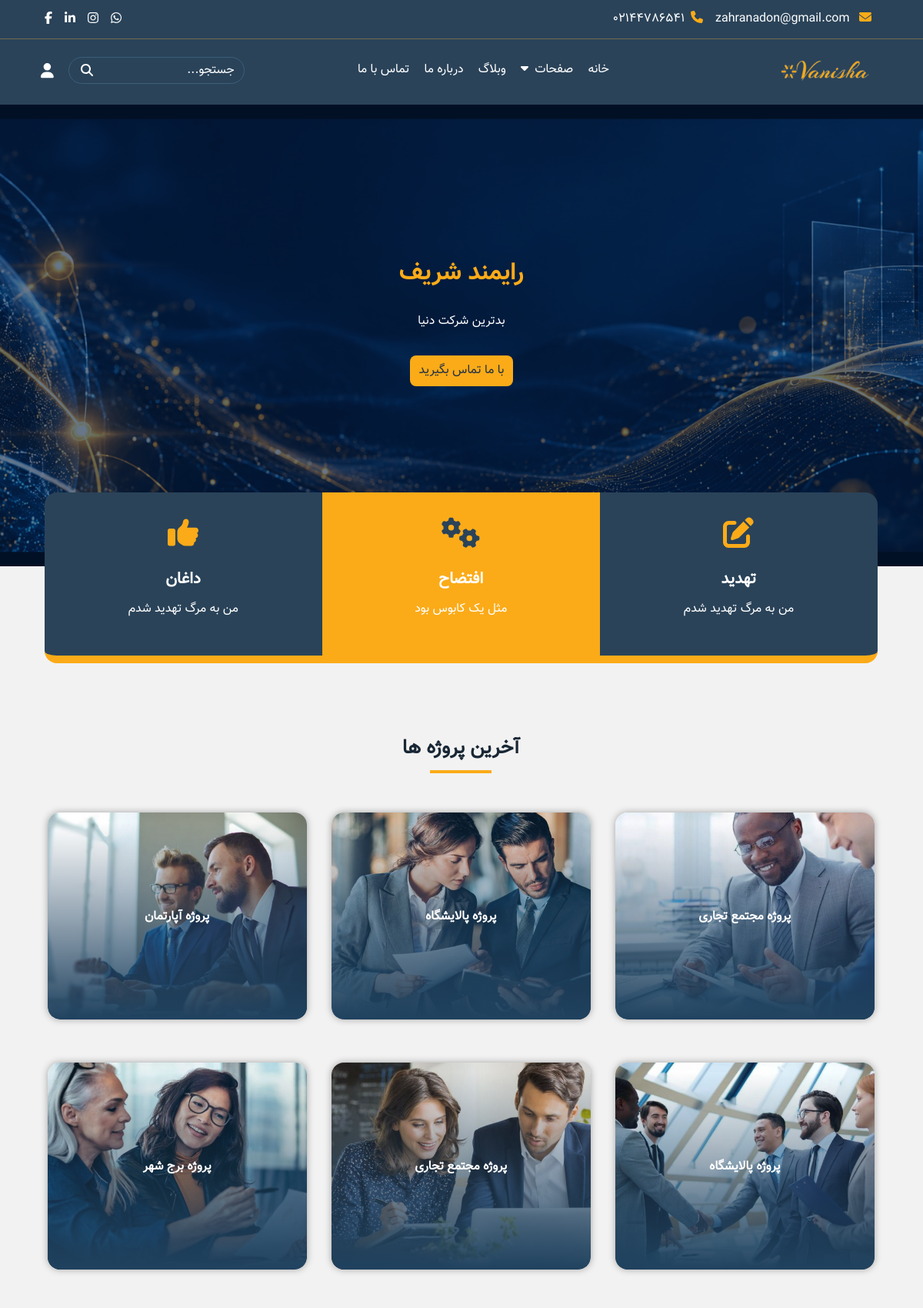
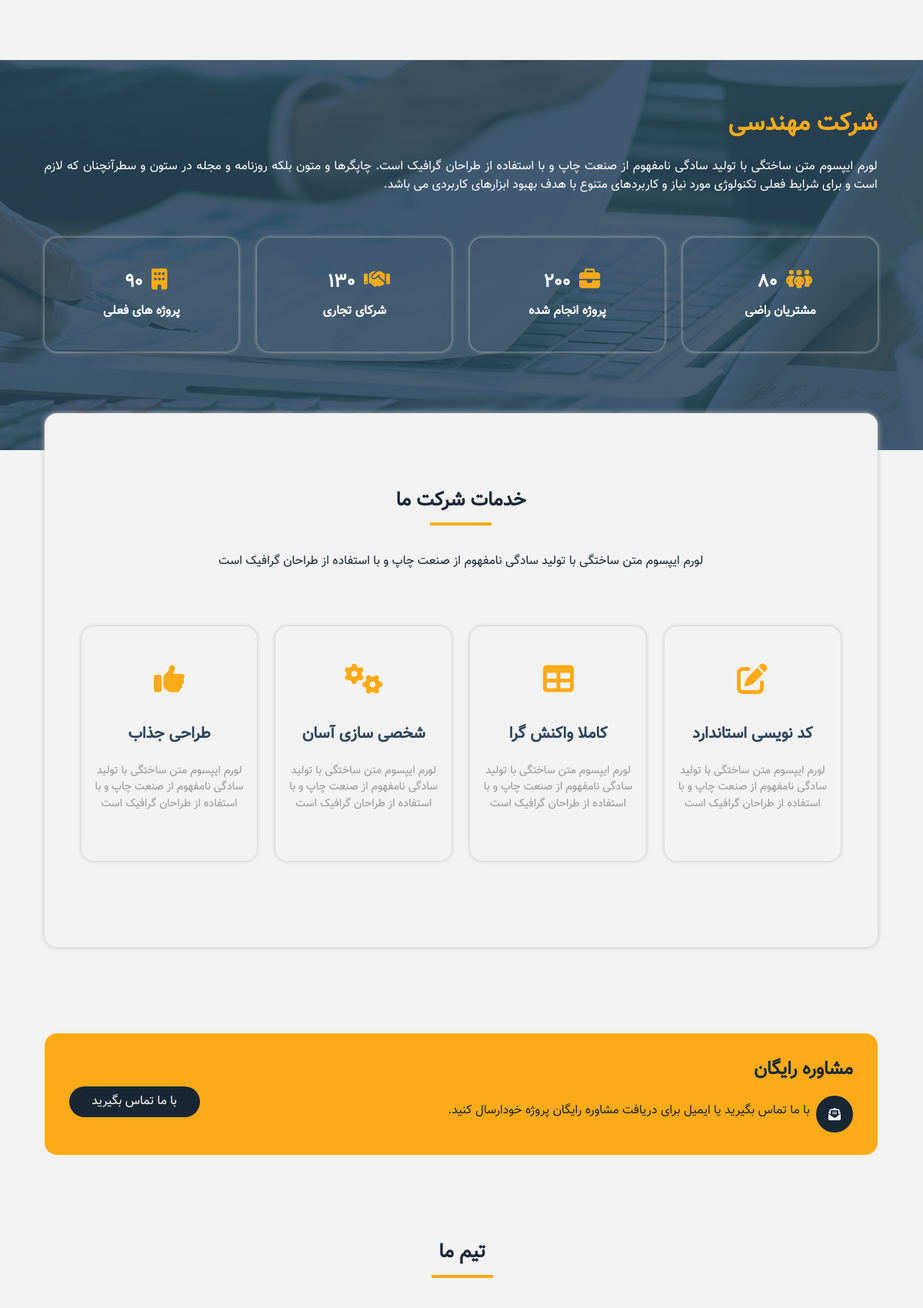
The page / (upper part) on the database its author committed (2 pictures, top to bottom).
### home/models/home.py (models this page shows, shortened)
class Home(models.Model):
    main_title = models.CharField(
        max_length=100,
        verbose_name="تایتل اصلی"
    )
    short_description = models.TextField(
        max_length=500,
        verbose_name="توضیح کوتاه",
    )
    banner = models.ImageField(
        upload_to="home/banners",
        verbose_name= "بنر سایت",
    )
    card1_title = models.CharField(
        max_length=100,
        verbose_name= "تایتل کارت اول",
    )
    card1_description = models.TextField(
        max_length=500,
        verbose_name= "توضیح کارت اول",
    )
    card2_title = models.CharField(
        max_length=100,
        verbose_name= "تایتل کارت دوم",
    )
    card2_description = models.TextField(
        max_length=500,
        verbose_name= "توضیح کارت دوم",
    )
    card3_title = models.CharField(
        max_length=100,
        verbose_name= "تایتل کارت سوم",
    )
    card3_description = models.TextField(
        max_length=500,
        verbose_name= "توضیح کارت سوم",
    )
    company_phone = models.CharField(
        max_length=11,
        verbose_name= "شماره تلفن شرکت",
    )
    company_email = models.EmailField(
        max_length=100,
        verbose_name= "ایمیل شرکت",
    )
    class Meta:
        verbose_name = "صفحه اصلی"
        verbose_name_plural = "تنظیمات صفحه اصلی"

### home/views/index.py (the view)
# urls.py: path("", views.index, name="index"),
def index(request):
    team_members = TeamModel.objects.filter(is_active=True).order_by('-priority')[:4]
    context = {
        "team_members": team_members
    }
    return render(request,"index.html", context)

### home/templates/index.html (shortened to what this page needs)
{% extends 'base/base.html' %}
{% load static %}
{% block body_class %}homepage-01{% endblock %}
{% block body_id %}home1{% endblock %}
{% block content %}
  <main>
    <section>
      <div id="carouselExampleFade" class="carousel slide carousel-fade carousel-head">
        <div class="carousel-inner">
          <div class="carousel-item active position-relative">
            <img src="{{ site_settings.banner.url }}" class="d-block w-100" alt="image-slider">
            <div class="carousel-caption">
              <h5>{{ site_settings.main_title }}</h5>
              <p>{{ site_settings.short_description }}</p>
              <a href="contact1.html"><button class="btn-color">با ما تماس بگیرید</button></a>
            </div>
            <div class="curtain"></div>
          </div>
        </div>
      </div>
    </section>
    <section class="level services-top">
      <div class="r-container">
        <div class="row row-cols-1 row-cols-md-3 g-0">
          <div class="col ">
            <div class="card h-100 services-borderbottom servicesright-radius">
              <span class="icon-services"><i class="fa-solid fa-pen-to-square"></i></span>
              <div class="card-body">
                <p class="card-title ">{{ site_settings.card3_title }}</p>
                <p class="card-text">{{ site_settings.card3_description }}</p>
              </div>
            </div>
          </div>
          <div class="col ">
            <div class="card h-100 services-center">
              <span class="icon-services"><i class="fa-solid fa-gears"></i></span>
              <div class="card-body">
                <p class="card-title ">{{ site_settings.card2_title }}</p>
                <p class="card-text">{{ site_settings.card2_description }}</p>
              </div>
            </div>
          </div>
          <div class="col">
            <div class="card h-100 services-borderbottom servicesleft-radius">
              <span class="icon-services"><i class="fa-solid fa-thumbs-up"></i></span>
              <div class="card-body">
                <p class="card-title ">{{ site_settings.card1_title }}</p>
                <p class="card-text">{{ site_settings.card3_description }}</p>
              </div>
            </div>
          </div>
        </div>
      </div>
    </section>
    <section class="level ">
      <div class="r-container">
        <h3 class="title">آخرین پروژه ها</h3>
        <div class="row row-cols-1 row-cols-md-2 row-cols-lg-3 g-4  projects ">
          <div class="col position-relative">
            <a href="project -details.html">
              <div class="card ">
                <figure><img src="{% static "images/h-10.jpg" %}" class="card-img-top" alt="image-project"></figure>
                <div class="card-body ">
                  <p class="card-title ">پروژه مجتمع تجاری</p>
                </div>
              </div>
            </a>
          </div>
          <div class="col  position-relative">
            <a href="project -details.html">
              <div class="card ">
                <figure><img src="{% static "images/h-11.jpg" %}" class="card-img-top" alt="image-project"></figure>
                <div class="card-body">
                  <p class="card-title">پروژه پالایشگاه</p>
                </div>
              </div>
            </a>
          </div>
          <div class="col  position-relative">
            <a href="project -details.html">
              <div class="card ">
                <figure><img src="{% static "images/h-12.jpg" %}" class="card-img-top" alt="image-project"></figure>
                <div class="card-body">
                  <p class="card-title">پروژه آپارتمان</p>
                </div>
              </div>
            </a>
          </div>
          <div class="col  position-relative">
            <a href="project -details.html">
              <div class="card ">
                <figure><img src="{% static "images/h-13.jpg" %}" class="card-img-top" alt="image-project"></figure>
                <div class="card-body">
                  <p class="card-title">پروژه پالایشگاه</p>
                </div>
              </div>
            </a>
          </div>
          <div class="col  position-relative">
            <a href="project -details.html">
              <div class="card ">
                <figure><img src="{% static "images/h-14.jpg" %}" class="card-img-top" alt="image-project"></figure>
                <div class="card-body">
                  <p class="card-title ">پروژه مجتمع تجاری</p>
                </div>
              </div>
            </a>
          </div>
          <div class="col  position-relative">
            <a href="product-detail.html">
              <div class="card ">
                <figure><img src="{% static "images/h-15.jpg" %}" class="card-img-top" alt="image-project"></figure>
                <div class="card-body">
                  <p class="card-title">پروژه برج شهر</p>
                </div>
              </div>
            </a>
          </div>
        </div>
      </div>
    </section>
    <section>
      <div class="banner level">
        <div class="r-container">
          <div class="content-banner position-relative z-2  p-banner">
            <h2>شرکت مهندسی</h2>
            <p class="text-justify py-3">لورم ایپسوم متن ساختگی با تولید سادگی نامفهوم از صنعت چاپ و با استفاده از
              طراحان
              گرافیک است.
              چاپگرها و متون بلکه روزنامه و مجله در ستون و سطرآنچنان که لازم است و برای شرایط فعلی تکنولوژی مورد نیاز و
              کاربردهای متنوع با هدف بهبود ابزارهای کاربردی می باشد. </p>
            <div class="row row-cols-1 row-cols-md-4 row-cols-sm-2 g-4 mt-2 mb-3">
              <div class="col">
                <div class="card h-100 text-center bg-transparent py-4  ">
                  <div class="card-body ">
                    <div class="d-flex justify-content-center">
                      <span><i class="fa-solid fa-people-group"></i></span>
                      <p id="customersCounter" class="card-title ">0</p>
                    </div>
                    <p class="card-text text-white  ">مشتریان راضی</p>
                  </div>
                </div>
              </div>
              <div class="col">
                <div class="card h-100 text-center bg-transparent py-4">
                  <div class="card-body">
                    <div class="d-flex justify-content-center">
                      <span><i class="fa-solid fa-briefcase"></i></span>
                      <p id="projectsCounter" class="card-title  ">0</p>
                    </div>
                    <p class="card-text text-white">پروژه انجام شده</p>
                  </div>
                </div>
              </div>
              <div class="col">
                <div class="card h-100 text-center bg-transparent py-4">
                  <div class="card-body">
                    <div class="d-flex justify-content-center">
                      <span><i class="fa-solid fa-handshake"></i></span>
                      <p id="partnersCounter" class="card-title ">0</p>
                    </div>
                    <p class="card-text text-white">شرکای تجاری</p>
                  </div>
                </div>
              </div>
              <div class="col">
                <div class="card h-100 text-center bg-transparent py-4">
                  <div class="card-body">
                    <div class="d-flex justify-content-center">
                      <span><i class="fa-solid fa-building"></i></span>
                      <p id="currentProjectsCounter" class="card-title ">0</p>
                    </div>
                    <p class="card-text text-white">پروژه های فعلی</p>
                  </div>
                </div>
              </div>
            </div>
          </div>
        </div>
      </div>
    </section>
    <section class="level ">
      <div class="r-container">
        <div class="parent-services mx-auto">
          <h3 class="title">خدمات شرکت ما</h3>
          <p class="text-center darkblue">لورم ایپسوم متن ساختگی با تولید سادگی نامفهوم از صنعت چاپ و با استفاده از
            طراحان
            گرافیک است</p>
          <div class="row row-cols-1 row-cols-sm-2 row-cols-md-2  row-cols-lg-4  g-4 parent-card-services mt-5">
            <div class="col services ">
              <div class="card h-100">
                <span class="icon-services"><i class="fa-solid fa-pen-to-square"></i></span>
                <div class="card-body">
                  <p class="card-title ">کد نویسی استاندارد</p>
                  <p class="card-text">لورم ایپسوم متن ساختگی با تولید سادگی نامفهوم از صنعت چاپ و با استفاده از طراحان
                    گرافیک
                    است</p>
                </div>
              </div>
            </div>
            <div class="col services">
              <div class="card h-100">
                <span class="icon-services"><i class="fa-solid fa-table"></i> </span>
                <div class="card-body">
                  <p class="card-title ">کاملا واکنش گرا</p>
                  <p class="card-text ">لورم ایپسوم متن ساختگی با تولید سادگی نامفهوم از صنعت چاپ و با استفاده از طراحان
                    گرافیک است</p>
                </div>
              </div>
            </div>
            <div class="col services">
              <div class="card h-100">
                <span class="icon-services"><i class="fa-solid fa-gears"></i></span>
                <div class="card-body">
                  <p class="card-title ">شخصی سازی آسان</p>
                  <p class="card-text ">لورم ایپسوم متن ساختگی با تولید سادگی نامفهوم از صنعت چاپ و با استفاده از طراحان
                    گرافیک است</p>
                </div>
              </div>
            </div>
            <div class="col services">
              <div class="card h-100">
                <span class="icon-services"><i class="fa-solid fa-thumbs-up"></i></span>
                <div class="card-body">
                  <p class="card-title ">طراحی جذاب</p>
                  <p class="card-text ">لورم ایپسوم متن ساختگی با تولید سادگی نامفهوم از صنعت چاپ و با استفاده از طراحان
                    گرافیک است</p>
                </div>
              </div>
            </div>
          </div>
        </div>
      </div>
    </section>
    <section class="level  ">
      <div class="r-container">
        <div class=" Counseling mt-3 ">
          <div>
            <p class="Counseling-title ">مشاوره رایگان </p>
            <div class="d-flex  ">
              <span class="icon-email"><i class="fa-solid fa-envelope-open-text"></i></span>
              <p class="text-justify mx-2 mt-2">با ما تماس بگیرید یا ایمیل برای دریافت مشاوره رایگان پروژه خودارسال
                کنید.
              </p>
            </div>
          </div>
          <div class="call-us">
            <a href="contact1.html" class="text-white">
              <span>با ما تماس بگیرید</span>
            </a>
          </div>
        </div>
      </div>
    </section>
    <section class="team level ">
      <div class="r-container">
        <h3 class="title">تیم ما</h3>
        <div class="row row-cols-1 row-cols-sm-2 row-cols-md-2 row-cols-lg-4 g-4">
          {% for member in team_members %}
          <div class="col">
          </div>
          {% endfor %}
        </div>
      </div>
    </section>
  </main>
{% endblock %}

### templates/partials/header.html (shortened to what this page needs)
{% load static %}
<header>
  <section class="bg-theme r-border-bottom">
    <div class="level">
      <div class="r-container ">
        <div class="header-top">
          <div class="  col-lg-6 text-right  d-flex">
            <div style="margin-right: 0.5em;"> <span class="icon-right-headertop"><i class="fa-solid fa-envelope"></i></span>
                <span class="text-right-headertop">
                {{ site_settings.company_email }}
                </span>
            </div>
            <div class="pe-lg-3"><span class="icon-right-headertop"><i class="fa-solid fa-phone"></i></span><span
                class="text-right-headertop ">{{ site_settings.company_phone }}</span></div>
          </div>
          <div class=" col-lg-6 text-left ">
            <ul class=" social-header-top d-flex justify-content-end align-content-center ">
              <a href="">
                <li><i class="fa-brands fa-whatsapp"></i></li>
              </a>
              <a href="">
                <li><i class="fa-brands fa-instagram"></i></li>
              </a>
              <a href="">
                <li><i class="fa-brands fa-linkedin-in"></i></li>
              </a>
              <a href="">
                <li><i class="fa-brands fa-facebook-f"></i></li>
              </a>
            </ul>
          </div>
        </div>
      </div>
    </div>
  </section>
  <section class="bg-menudesktop">
    <div class="navbar-level ">
      <div class="r-container">
        <nav class="navbar navbar-expand-lg  nav-menu ">
          <div class=" container-fluid ">
            <a class="navbar-brand" href="{% url "home:index" %}"><img src="{% static 'images/logo.png' %}" alt="logo" class="logo"></a>
            <div class="collapse navbar-collapse " id="navbarSupportedContent">
              <ul class="navbar-nav me-auto mb-2 mb-lg-0  ">
                <li class="nav-item">
                  <a class="nav-link " aria-current="page" href="{% url "home:index" %}">خانه
                  </a>
                </li>
                <li class="nav-item  ">
                  <a class="nav-link" href="#">صفحات
                    <i class="fa-solid fa-caret-down me-1"></i>
                  </a>
                </li>
                <li class="nav-item">
                  <a class="nav-link" href="blog-grid.html">وبلاگ
                  </a>
                </li>
                <li class="nav-item">
                  <a class="nav-link" href="aboutus1.html">درباره ما
                  </a>
                </li>
                <li class="nav-item">
                  <a class="nav-link" href="contact1.html">تماس با ما</a>
                </li>
              </ul>
              <form class="position-relative form-nav-desk" role="search">
                <input class="form-control me-2  input-navbar" type="search" placeholder="جستجو..."
                  aria-label="Search">
                <span class="icon-input "><i class="fa-solid fa-magnifying-glass"></i></span>
              </form>
            </div>
            <a href="rejister.html" class="link-user "><span class="user"><i class="fa-solid fa-user"></i></span></a>
          </div>
        </nav>
      </div>
    </div>
  </section>
</header>

### rows shown on the page
Home: company_email "zahranadon@gmail.com", company_phone "02144786541", banner (picture), main_title "رایمند شریف", short_description "بدترین شرکت دنیا", card3_title "تهدید", card3_description "من به مرگ تهدید شدم", card2_title "افتضاح", card2_description "مثل یک کابوس بود", card1_title "داغان"
